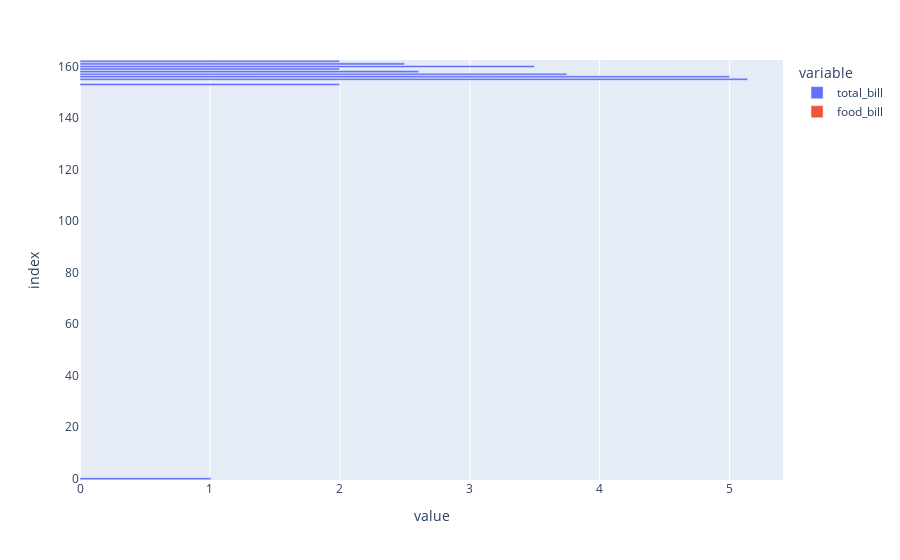

Notebook source saved alongside this figure:
### Code cell
px.bar(tips.head(10),['total_bill','food_bill'])

### Figure 1 — Plotly figure (JSON) as saved in the notebook; plotly's stock layout.template omitted (floating-point values rounded to 4 significant figures)
{"data": [{"alignmentgroup": "True", "hovertemplate": "variable=total_bill<br>value=%{x}<br>index=%{y}<extra></extra>", "legendgroup": "total_bill", "marker": {"color": "#636efa", "pattern": {"shape": ""}}, "name": "total_bill", "offsetgroup": "total_bill", "orientation": "h", "showlegend": true, "textposition": "auto", "type": "bar", "x": [1.01, 2, 5.14, 5, 3.75, 2.61, 2, 3.5, 2.5, 2], "xaxis": "x", "y": [0, 153, 155, 156, 157, 158, 159, 160, 161, 162], "yaxis": "y"}, {"alignmentgroup": "True", "hovertemplate": "variable=food_bill<br>value=%{x}<br>index=%{y}<extra></extra>", "legendgroup": "food_bill", "marker": {"color": "#EF553B", "pattern": {"shape": ""}}, "name": "food_bill", "offsetgroup": "food_bill", "orientation": "h", "showlegend": true, "textposition": "auto", "type": "bar", "x": [0, 0, 0, 0, 0, 0, 0, 0, 0, 0], "xaxis": "x", "y": [0, 153, 155, 156, 157, 158, 159, 160, 161, 162], "yaxis": "y"}], "layout": {"barmode": "relative", "legend": {"title": {"text": "variable"}, "tracegroupgap": 0}, "margin": {"t": 60}, "xaxis": {"anchor": "y", "domain": [0, 1], "title": {"text": "value"}}, "yaxis": {"anchor": "x", "domain": [0, 1], "title": {"text": "index"}}}}
